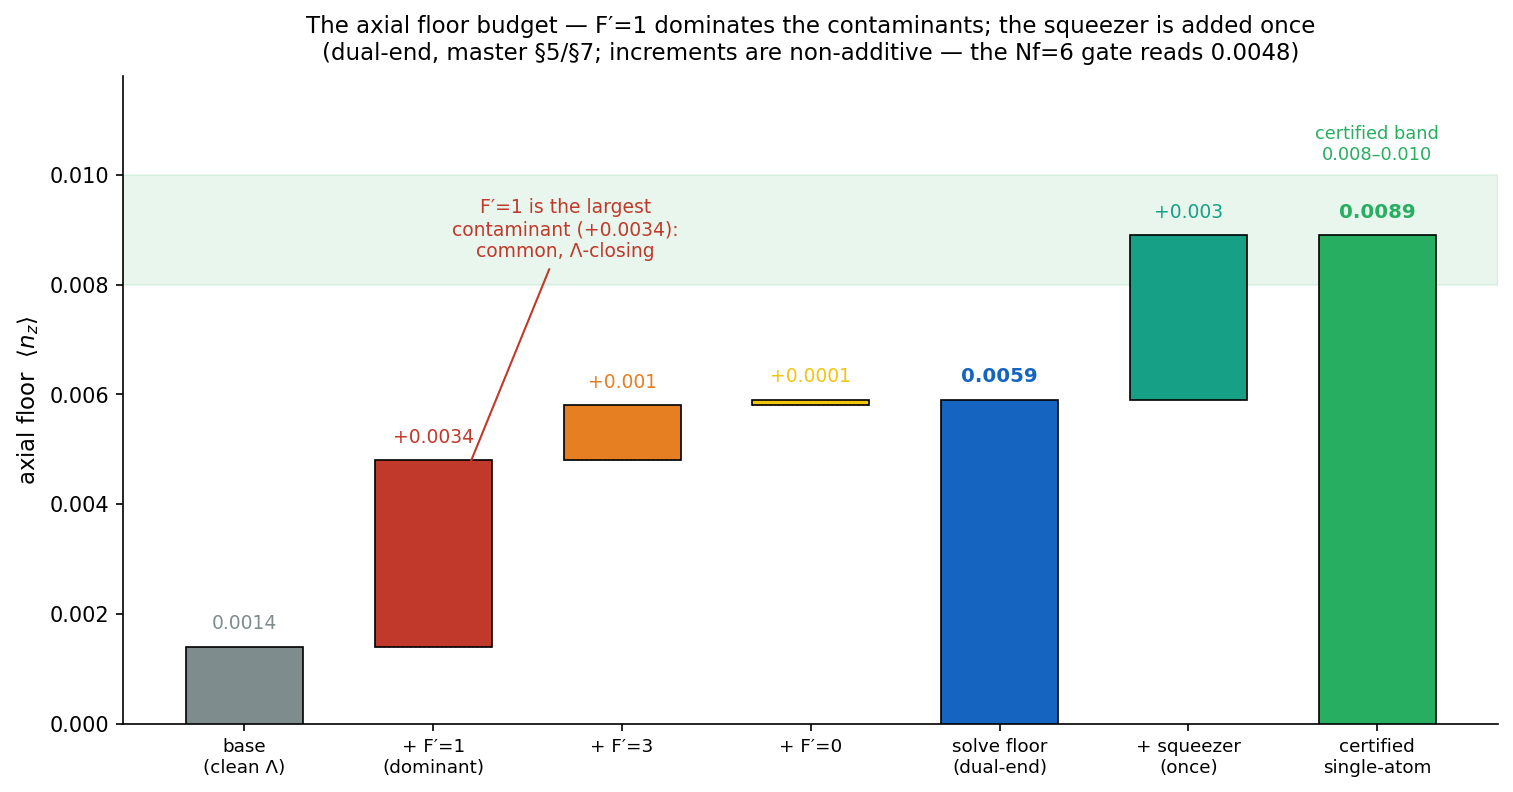

Here is the Python script that generated this plot:
"""
fig_floor_budget.py  --  The axial floor budget as a waterfall: how the dual-end
solve floor builds up from the clean-Lambda base, why F'=1 dominates, and the
once-only squeezer that takes it to the certified single-atom floor.
(Guide Ch 05; master §5 and §7.)

DATA PROVENANCE (baked documented values -- master §5/§7; compute-free):
  base (clean Lambda)      0.0014
  + F'=1   (DOMINANT)     +0.0034   -> 0.0048
  + F'=3                  +0.0010
  + F'=0                  +0.0001   -> ~0.0059 (converged dual; Nf=6 gate reads 0.0048, non-additive)
  + transient squeezer    +0.0030   (added ONCE, master §7)
  = certified single-atom  ~0.0089   (band 0.008-0.010)
"""
import numpy as np
import matplotlib
matplotlib.use("Agg")
import matplotlib.pyplot as plt
from matplotlib.patches import Patch

labels = ["base\n(clean Λ)", "+ F′=1\n(dominant)", "+ F′=3", "+ F′=0",
          "solve floor\n(dual-end)", "+ squeezer\n(once)", "certified\nsingle-atom"]
incr   = [0.0014, 0.0034, 0.0010, 0.0001, None, 0.0030, None]   # None = total bar
is_tot = [False, False, False, False, True, False, True]
totcol = "#1565c0"
colors = ["#7f8c8d", "#c0392b", "#e67e22", "#f1c40f", totcol, "#16a085", "#27ae60"]

fig, ax = plt.subplots(figsize=(10.2, 5.4))
run = 0.0
for i, (lab, dv, tot, col) in enumerate(zip(labels, incr, is_tot, colors)):
    if tot:                                   # absolute total bar from 0
        h = 0.0059 if i == 4 else 0.0089
        ax.bar(i, h, color=col, edgecolor="black", lw=0.8, width=0.62, zorder=3)
        ax.text(i, h + 0.00025, f"{h:.4f}".rstrip("0"), ha="center", va="bottom",
                fontsize=9.5, fontweight="bold", color=col)
        run = h
    else:                                     # incremental (floating) bar
        ax.bar(i, dv, bottom=run, color=col, edgecolor="black", lw=0.8, width=0.62, zorder=3)
        tag = f"+{dv:.4f}".rstrip("0") if i else f"{dv:.4f}".rstrip("0")
        ax.text(i, run + dv + 0.00025, tag, ha="center", va="bottom", fontsize=9, color=col)
        if 0 < i < 4:                         # connector line for the waterfall
            ax.plot([i - 0.31, i + 0.31], [run, run], color="#999", lw=0.8, ls=":", zorder=2)
        run += dv

ax.axhspan(0.008, 0.010, color="#27ae60", alpha=0.10, zorder=0)
ax.text(6.0, 0.0102, "certified band\n0.008–0.010", fontsize=8.5, color="#27ae60",
        ha="center", va="bottom")
ax.annotate("F′=1 is the largest\ncontaminant (+0.0034):\ncommon, Λ-closing",
            xy=(1, 0.0014 + 0.0017), xytext=(1.7, 0.0085), fontsize=9, color="#c0392b",
            ha="center", arrowprops=dict(arrowstyle="->", color="#c0392b", lw=1.0))

ax.set_xticks(range(len(labels)))
ax.set_xticklabels(labels, fontsize=8.8)
ax.set_ylabel(r"axial floor  $\langle n_z\rangle$", fontsize=11)
ax.set_ylim(0, 0.0118)
ax.set_title("The axial floor budget — F′=1 dominates the contaminants; the squeezer is added once\n"
             "(dual-end, master §5/§7; increments are non-additive — the Nf=6 gate reads 0.0048)",
             fontsize=11, pad=8)
for s in ("top", "right"):
    ax.spines[s].set_visible(False)
plt.tight_layout()
plt.savefig("fig_floor_budget.png", dpi=150, bbox_inches="tight")
print("wrote fig_floor_budget.png")
